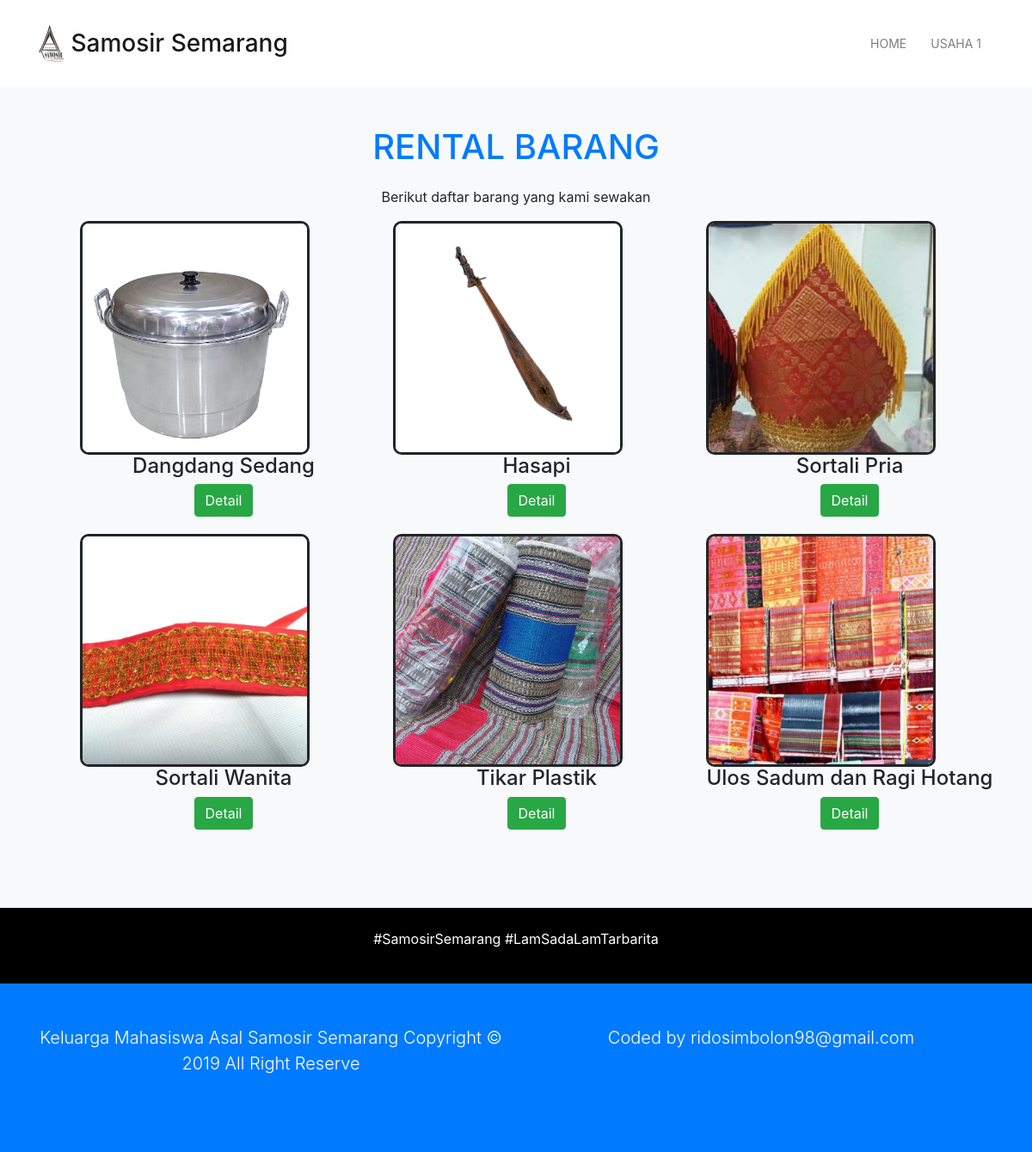
The page /view/v_lapak.php on the database its author committed.
### tables this page shows
CREATE TABLE `rental` (
  `id` int(11) NOT NULL,
  `nama` varchar(250) NOT NULL,
  `deskripsi` text NOT NULL,
  `biaya` bigint(13) NOT NULL,
  `gambar` text NOT NULL
);

### view/v_lapak.php (the view, shortened to what this page needs)
<!DOCTYPE html>
<html>
<head>
	<link rel="stylesheet" type="text/css" href="../assets/view/css/bootstrap.css">
	<link rel="stylesheet" href="../assets/view/css/font-awesome.min.css">
	<link rel="stylesheet" type="text/css" href="../assets/view/css/style.css">
</head>
<body>
	<nav class="navbar navbar-expand-sm navbar-light py-4">
	  <div class="container">
	    <a href="../index.php" class="navbar-brand">
	      <img src="../assets/view/img/logo.png" width="30" height="43" alt="logo-samosir"><h3 class="d-inline align-middle">  Samosir Semarang</h3>
	    </a>
	    <div class="collapse navbar-collapse" id="navbarNav">
	      <ul class="navbar-nav ml-auto">
	        <li class="nav-item">
	          <a href="../index.php" class="nav-link">Home</a>
	        </li>
	        <li class="nav-item">
	          <a href="#rental" class="nav-link">Usaha 1</a>
	        </li>
	      </ul>
	    </div>
	  </div>
	</nav>
	<section id="rental" class="py-5 bg-light">
	<div class="container">
	  <h1 class="text-center text-primary pb-3">RENTAL BARANG</h1>
	  <p class="text-center">Berikut daftar barang yang kami sewakan</p>
	  <div class="row mb-4 pl-5">
	    <?php
	  		include '../config/db.php';
	  		$query = "SELECT * FROM rental";
	  		$result = $koneksi->query($query);
	  		while($data = mysqli_fetch_array($result)){
	  	?>
	    <div class="col-sm-4 mb-4">
	        <img id="gambar" src="../img/<?php echo $data['gambar'] ?>" class="img-fluid gambar" alt="gambar-barang">
	        <h4 class="text-center"><?php echo $data['nama'] ?></h4>
	        <center><a class="btn btn-success" href="v_detail.php?id=<?php echo $data['id'] ?>"> Detail</a></center>
	    </div>
	    <?php
			}
	    ?>
	  </div>
	</div>
	</section>
	<footer id="main-footer" class="text-center p-4">
	<div class="container">
	  <div class="row">
	    <div class="col">
	      <p class="text-center">#SamosirSemarang #LamSadaLamTarbarita</p>
	    </div>
	  </div>
	</div>
	</footer>
	<footer id="main-footer" class="py-5 bg-primary text-white">
	<div class="container">
	  <div class="row text-center">
	    <div class="col-sm-6 ml-auto">
	      <p class="lead">Keluarga Mahasiswa Asal Samosir Semarang Copyright &copy; 2019 All Right Reserve</p><br>
	    </div>
	    <div class="col-sm-6">
	    	<p class="lead">Coded by ridosimbolon98@gmail.com</p>
	    </div>
	  </div>
	</div>
	</footer>
</body>
</html>

### assets/view/css/style.css (style rules this page uses)
body { overflow-x: hidden; }
.navbar .nav-link { font-size: 14px; text-transform: uppercase; padding-left: 1em !important; padding-right: 1em !important; }
footer#main-footer { background: #000; color: #fff; }

### view/v_lapak.php (style rules this page uses)
.gambar, #gambar { width: 80%; height: 80%; border:3px solid; border-radius: 10px; }

### rows shown on the page
rental: gambar (picture), nama "Dangdang Sedang"
rental: gambar (picture), nama "Hasapi"
rental: gambar (picture), nama "Sortali Pria"
rental: gambar (picture), nama "Sortali Wanita"
rental: gambar (picture), nama "Tikar Plastik"
rental: gambar (picture), nama "Ulos Sadum dan Ragi Hotang"
